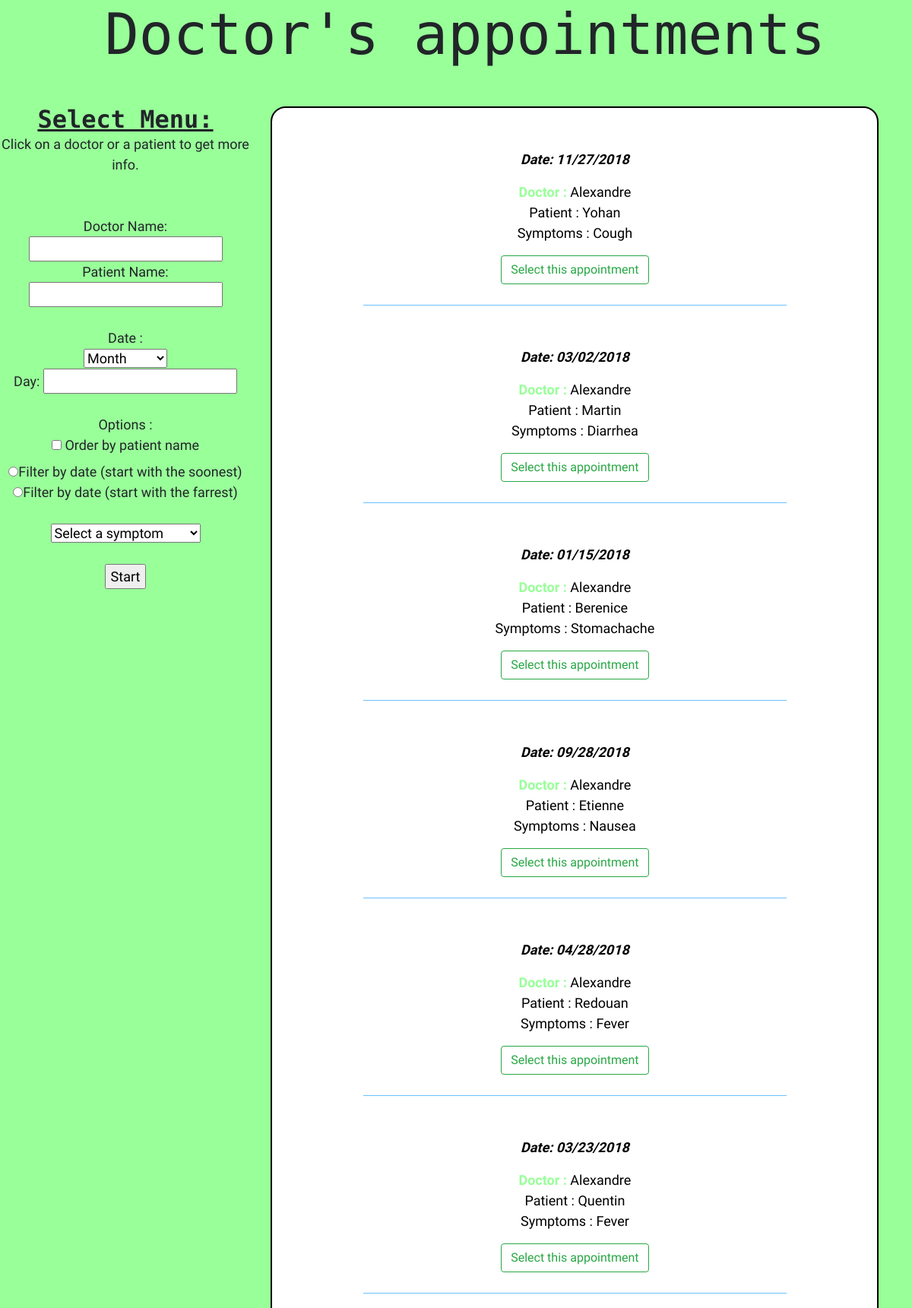
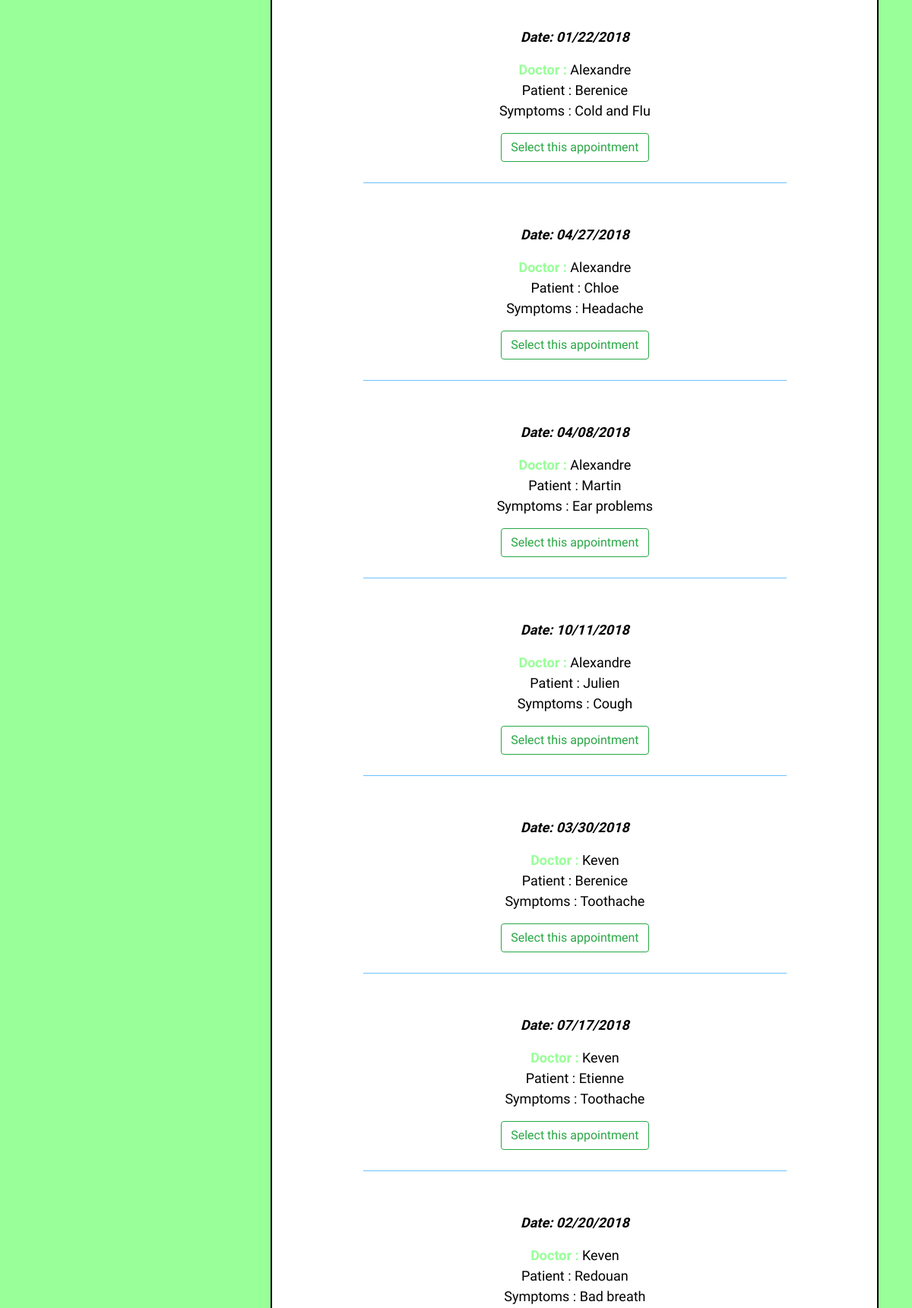
The app's page /teamproject/index.php (upper part) with its own data (2 pictures, top to bottom).
### tables this page shows
CREATE TABLE `appointment` (
  `doctor_name` varchar(20) DEFAULT NULL,
  `patient_name` varchar(20) DEFAULT NULL,
  `date_day` varchar(2) DEFAULT NULL,
  `date_month` varchar(2) DEFAULT NULL,
  `date_year` varchar(4) DEFAULT NULL,
  `symptoms` varchar(50) DEFAULT NULL
);

### teamproject/index.php (the view, shortened to what this page needs)
<!DOCTYPE html>
<html>
    <head>
        <link rel="stylesheet" href="https://maxcdn.bootstrapcdn.com/bootstrap/4.0.0/css/bootstrap.min.css">
        <link href="styles.css" rel="stylesheet" type="text/css" />
    </head>
    <body>
        <h1>Doctor's appointments</h1>
        <div id="menu">
            <h2><center><b><u>Select Menu: </u></b></center></h2>
            Click on a doctor or a patient to get more info.
            <div id="select_type">
                <form action="index.php">
                    <br><br>
                    Doctor Name: <input type="text" name="Dname" value="">
                    <br>
                    Patient Name: <input type="text" name="Pname" value="">
                    <br><br>
                    Date :<br>
                    <select name="month">
                        <option value="">Month</option>
                    </select>
                    <br>
                    Day: <input type="text" name="day" value="">
                    <br>
                    <br>
                    Options : <br>
                    <input type="checkbox" name="patient" id="patient" /> <label for="patient">Order by patient name</label><br>
                    <input type="radio" name="order1" value="date" />Filter by date (start with the soonest)</label><br>
                    <input type="radio" name="order2" value="date" />Filter by date (start with the farrest)</label><br>
                    <br>
                    <select name="symptoms">
                        <option value="">Select a symptom</option>
                    </select>
                    <br><br>
                    <input type="submit", value="Start"><br>
                </form>
            </div>
        </div>
        <div id="card">
            <div id="list">
                <?php
                $connUrl = "mysql://trn5zsb0tbly80jw:vac4hxlio0wzkrmb@z1ntn1zv0f1qbh8u.cbetxkdyhwsb.us-east-1.rds.amazonaws.com:3306/mlm03i8f43cxocez";
                $hasConnUrl = !empty($connUrl);
                $connParts = null;
                if ($hasConnUrl) {
                    $connParts = parse_url($connUrl);
                }
                $host = $hasConnUrl ? $connParts['host'] : getenv('IP');
                $dbname = $hasConnUrl ? ltrim($connParts['path'],'/') : 'crime_tips';
                $username = $hasConnUrl ? $connParts['user'] : getenv('C9_USER');
                $password = $hasConnUrl ? $connParts['pass'] : '';
                $bdd = new PDO("mysql:host=$host;dbname=$dbname", $username, $password);
                if ($_GET['symptoms']!='')
                {
                    $reponse = $bdd->query('SELECT * FROM appointment NATURAL JOIN patient NATURAL JOIN doctor WHERE symptoms=\'' . $_GET['symptoms'] . '\'');
                }
                else if ($_GET['patient']!='')
                {
                    $reponse = $bdd->query('SELECT * FROM appointment NATURAL JOIN patient NATURAL JOIN doctor ORDER BY patient_name');
                }
                else if ($_GET['order1']!='')
                {
                    $reponse = $bdd->query('SELECT * FROM appointment NATURAL JOIN patient NATURAL JOIN doctor ORDER BY date_month, date_day ASC');
                }
                else if ($_GET['order2']!='')
                {
                    $reponse = $bdd->query('SELECT * FROM appointment NATURAL JOIN patient NATURAL JOIN doctor ORDER BY date_month DESC, date_day DESC');
                }
                else {
                    $reponse = $bdd->query('SELECT * FROM appointment NATURAL JOIN patient NATURAL JOIN doctor ORDER BY doctor_name');
                }
                $cmpt1 = 0;
                $cmpt2 = 100;
                while ($donnees = $reponse->fetch())
                {
                ?>
                    <div id="item">
                        <p>
                        <br/><br/>
                        <em><b> Date: <?php echo $donnees['date_month']; ?>/<?php echo $donnees['date_day']; ?>/2018 </b></em><br/>
                        <div class="popup" onclick="myFunction(<?php echo $cmpt1 ?>)" ><span id='green'><b>Doctor : </b></span>  <?php echo $donnees['doctor_name']; ?>
                        </div><br/>
                        <div class="popup" onclick="myFunction2(<?php echo $cmpt2 ?>)">Patient : <?php echo $donnees['patient_name']; ?>
                        </div><br/>
                        Symptoms : <?php echo $donnees['symptoms']; ?> <br />
                        </p>
                        <button  type="button" class="btn btn-outline-success">Select this appointment</button><br> <br/>
                    </div>
                    <?php
                    $cmpt1++ ;
                    $cmpt2++ ;
                    ?>
                <?php
                }
                ?>
        </div>
    </body>
</html>

### teamproject/styles.css (style rules this page uses)
body { width: 99%; height: 100%; font-size: 18px; background-color:#99ff99; background-size: auto; font-family: 'Share Tech', sans-serif; }
h1 { font-family: 'Share Tech Mono', monospace; font-size: 75px; margin: auto; text-align: center; width: 99%; margin-left: 2%; }
h2 { font-family: 'Share Tech Mono', monospace; margin: auto; text-align: center; width: 99%; }
#item { border-bottom: 1px solid #6bc1ff; width: 70%; margin-left: auto; margin-right: auto; text-align: center; font-family: 'Share Tech', sans-serif; }
#menu { margin-left: -15px; margin-top: 4%; width: 30%; height: 100px; float:left; position: fixed; font-family: 'Share Tech', sans-serif; text-align: center; }
#select_type { padding-bottom: 10px; text-align: center; font-family: 'Share Tech', sans-serif; }
#card { text-align: justify; margin-left: 30%; background-color: white; width: 800px; color: black; border-width: 2px; border-radius: 20px; font-family: 'Share Tech', sans-serif; border-style: solid; border-color: black; margin-top:50px; }
#green { color : #99ff99; }
.popup { position: relative; display: inline-block; cursor: pointer; -webkit-user-select: none; -moz-user-select: none; -ms-user-select: none; user-select: none; }

### records on screen
appointment: date_month "11", date_day "27", doctor_name "Alexandre", patient_name "Yohan", symptoms "Cough"
appointment: date_month "03", date_day "02", doctor_name "Alexandre", patient_name "Martin", symptoms "Diarrhea"
appointment: date_month "01", date_day "15", doctor_name "Alexandre", patient_name "Berenice", symptoms "Stomachache"
appointment: date_month "09", date_day "28", doctor_name "Alexandre", patient_name "Etienne", symptoms "Nausea"
appointment: date_month "04", date_day "28", doctor_name "Alexandre", patient_name "Redouan", symptoms "Fever"
appointment: date_month "03", date_day "23", doctor_name "Alexandre", patient_name "Quentin", symptoms "Fever"
appointment: date_month "01", date_day "22", doctor_name "Alexandre", patient_name "Berenice", symptoms "Cold and Flu"
appointment: date_month "04", date_day "27", doctor_name "Alexandre", patient_name "Chloe", symptoms "Headache"
appointment: date_month "04", date_day "08", doctor_name "Alexandre", patient_name "Martin", symptoms "Ear problems"
appointment: date_month "10", date_day "11", doctor_name "Alexandre", patient_name "Julien", symptoms "Cough"
appointment: date_month "03", date_day "30", doctor_name "Keven", patient_name "Berenice", symptoms "Toothache"
appointment: date_month "07", date_day "17", doctor_name "Keven", patient_name "Etienne", symptoms "Toothache"
appointment: date_month "02", date_day "20", doctor_name "Keven", patient_name "Redouan", symptoms "Bad breath"
